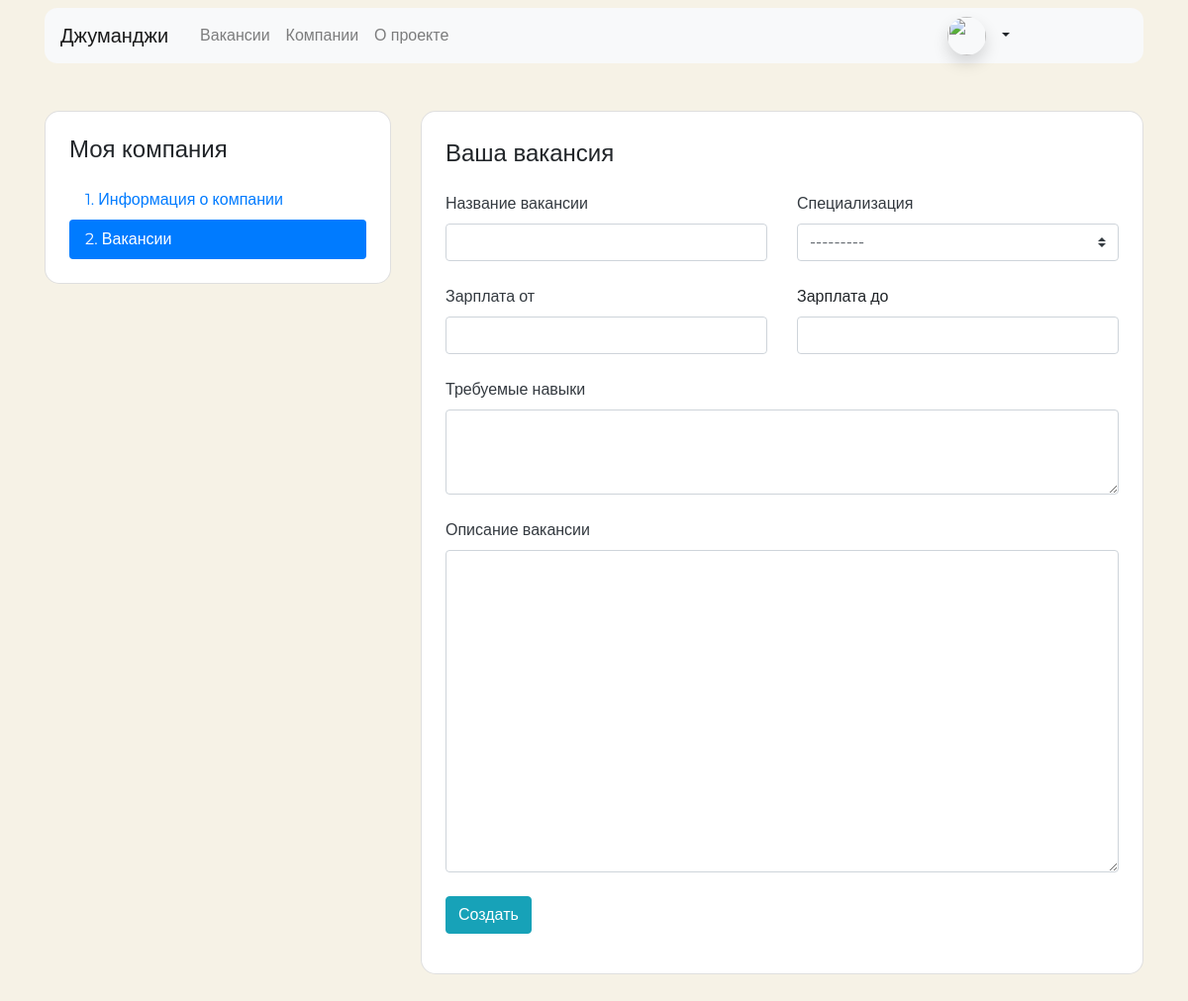
The page /mycompany/vacancies/create (signed in) on the database as committed earlier.
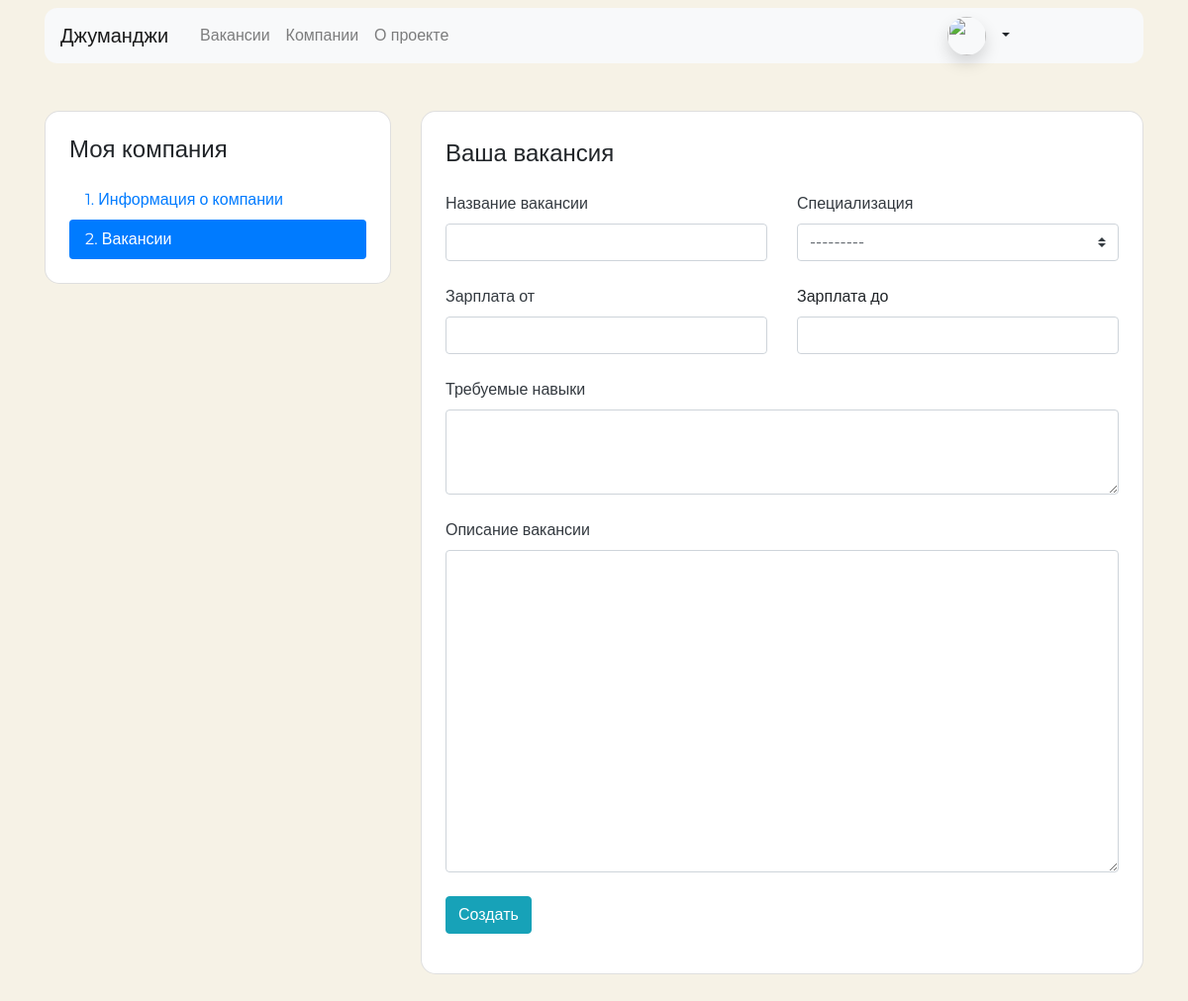
The same page on the database as committed later.
### vacancies/models.py (models this page shows)
class Specialty(models.Model):
    code = models.CharField(max_length=32)
    title = models.CharField(max_length=32, db_index=True)
    picture = models.ImageField()
    def __str__(self):
        return self.code

### vacancies/views.py (the view, shortened to what this page needs)
# urls.py: path('mycompany/vacancies/create', create_my_vacancy),
def create_my_vacancy(request):
    form = VacancyForm()
    context = {'form': form}
    return render(request, 'vacancy-create.html', context=context)

### vacancies/forms.py
class VacancyForm(forms.ModelForm):
    class Meta:
        model = Vacancy
        exclude = ['published_at','company', 'published_at']

### templates/vacancy-create.html (shortened to what the changed rows need)
<!DOCTYPE html>
<html lang="ru">
<head>
    <link rel="stylesheet" href="https://stackpath.bootstrapcdn.com/bootstrap/4.3.1/css/bootstrap.min.css"
>
</head>
{% extends 'wrapper.html' %}
{% block container %}
    <main class="container mt-3 pb-5">
        <div class="row mt-5">
            <div class="col-12 col-lg-4">
                <aside class="pt-3 pb-4 px-4 mb-5 card">
                    <h1 class="h4 pt-2 pb-2">Моя компания</h1>
                </aside>
            </div>
            <div data-aos="fade-left" class="col-12 col-lg-8">
                <div class="card">
                    <div class="card-body px-4 pb-4 tab-content">
                        <section>
                            <h2 class="h4 pt-2 pb-3">Ваша вакансия</h2>
                            <form action=""  name="update" method="post">
                                <div class="row">
                                    <div class="col-12 col-md-6">
                                        <div class="form-group pb-2">
                                            <label class="mb-2 text-dark" for="userSpecialization">Специализация</label>
                                            <select class="custom-select mr-sm-2" id="specialty" name="specialty">
                                                {% for object in form.specialty %}
                                                    <a>{{ object }}</a>
                                                {% endfor %}
                                            </select>
                                        </div>
                                    </div>
                                </div>
                            </form>
                        </section>
                    </div>
                </div>
            </div>
        </div>
    </main>
{% endblock %}

Rows that differ between the two databases and show on the page:
added Specialty: specialty "---------"
Other text that changed with them:
form field specialty: "---------" → (not shown)
